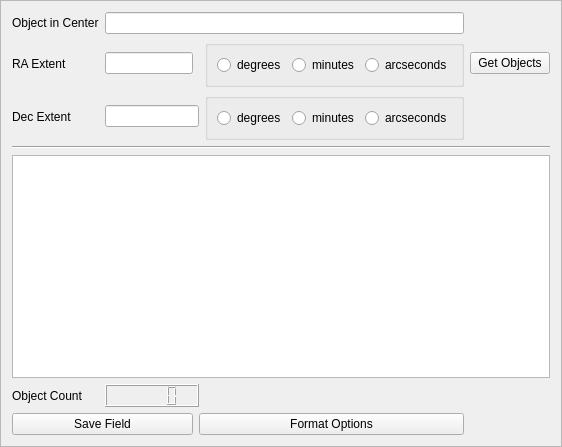
<?xml version="1.0" encoding="UTF-8"?>
<ui version="4.0">
 <class>Frame</class>
 <widget class="QFrame" name="Frame">
  <property name="geometry">
   <rect>
    <x>0</x>
    <y>0</y>
    <width>562</width>
    <height>447</height>
   </rect>
  </property>
  <property name="windowTitle">
   <string>Frame</string>
  </property>
  <property name="frameShape">
   <enum>QFrame::StyledPanel</enum>
  </property>
  <property name="frameShadow">
   <enum>QFrame::Raised</enum>
  </property>
  <layout class="QGridLayout" name="gridLayout_3">
   <item row="0" column="0">
    <widget class="QLabel" name="label">
     <property name="text">
      <string>Object in Center</string>
     </property>
    </widget>
   </item>
   <item row="0" column="1" colspan="3">
    <widget class="QLineEdit" name="lineEdit"/>
   </item>
   <item row="1" column="0">
    <widget class="QLabel" name="label_2">
     <property name="text">
      <string>RA Extent</string>
     </property>
    </widget>
   </item>
   <item row="4" column="0">
    <widget class="QLabel" name="label_3">
     <property name="text">
      <string>Dec Extent</string>
     </property>
    </widget>
   </item>
   <item row="4" column="1" colspan="2">
    <widget class="QLineEdit" name="lineEdit_3"/>
   </item>
   <item row="4" column="3">
    <widget class="QGroupBox" name="groupBox_2">
     <property name="title">
      <string/>
     </property>
     <layout class="QGridLayout" name="gridLayout_2">
      <item row="0" column="0">
       <widget class="QRadioButton" name="radioButton_4">
        <property name="text">
         <string>degrees</string>
        </property>
       </widget>
      </item>
      <item row="0" column="1">
       <widget class="QRadioButton" name="radioButton_5">
        <property name="text">
         <string>minutes</string>
        </property>
       </widget>
      </item>
      <item row="0" column="2">
       <widget class="QRadioButton" name="radioButton_6">
        <property name="text">
         <string>arcseconds</string>
        </property>
       </widget>
      </item>
     </layout>
    </widget>
   </item>
   <item row="5" column="0" colspan="5">
    <widget class="Line" name="line">
     <property name="orientation">
      <enum>Qt::Horizontal</enum>
     </property>
    </widget>
   </item>
   <item row="6" column="0" colspan="5">
    <widget class="QListWidget" name="listWidget"/>
   </item>
   <item row="7" column="0">
    <widget class="QLabel" name="label_4">
     <property name="text">
      <string>Object Count</string>
     </property>
    </widget>
   </item>
   <item row="7" column="1" colspan="2">
    <widget class="QLCDNumber" name="lcdNumber"/>
   </item>
   <item row="8" column="0" colspan="2">
    <widget class="QPushButton" name="pushButton_2">
     <property name="text">
      <string>Save Field</string>
     </property>
    </widget>
   </item>
   <item row="8" column="2" colspan="2">
    <widget class="QPushButton" name="pushButton_3">
     <property name="text">
      <string>Format Options</string>
     </property>
    </widget>
   </item>
   <item row="1" column="1">
    <widget class="QLineEdit" name="lineEdit_2"/>
   </item>
   <item row="1" column="3">
    <widget class="QGroupBox" name="groupBox">
     <property name="title">
      <string/>
     </property>
     <layout class="QGridLayout" name="gridLayout">
      <item row="0" column="0">
       <widget class="QRadioButton" name="radioButton">
        <property name="text">
         <string>degrees</string>
        </property>
       </widget>
      </item>
      <item row="0" column="1">
       <widget class="QRadioButton" name="radioButton_2">
        <property name="text">
         <string>minutes</string>
        </property>
       </widget>
      </item>
      <item row="0" column="2">
       <widget class="QRadioButton" name="radioButton_3">
        <property name="text">
         <string>arcseconds</string>
        </property>
       </widget>
      </item>
     </layout>
    </widget>
   </item>
   <item row="1" column="4">
    <widget class="QPushButton" name="pushButton">
     <property name="text">
      <string>Get Objects</string>
     </property>
    </widget>
   </item>
  </layout>
 </widget>
 <resources>
  <include location="../VSOP.qrc"/>
 </resources>
 <connections/>
</ui>
